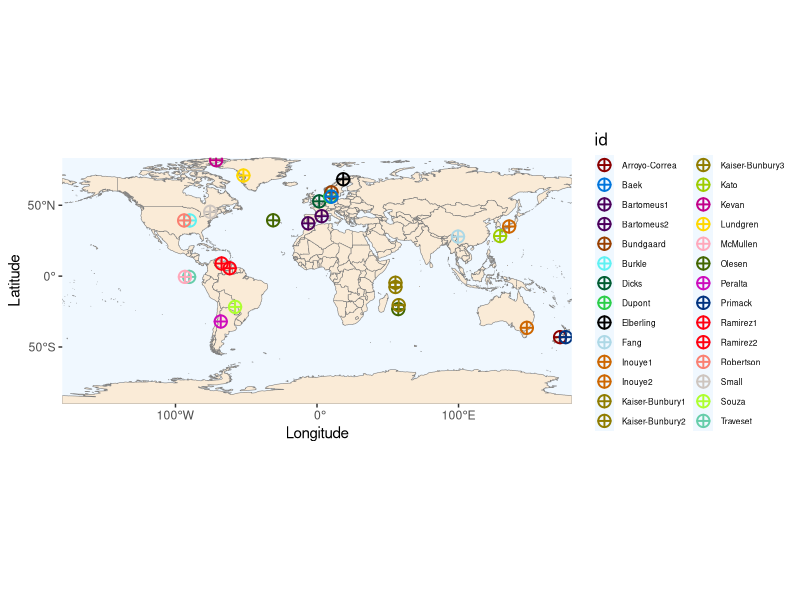

Recreate this plot in R.
## ---- chunk 1


#Create coordinate dataset for plotting

longitude <- c("3.296797",  #1
               "1.575532", #2
               "9.275556", 
               "18.5", #4
               "99.63806", #5
               "148.266667",
               "-52", 
               "-31", "57.43", #8
               "-75.5", #9
               "-57.885", #10
               "55.447778",
               "-6.16895", #12bart
               "55.43333", #13
               "57.733333",
               "-68.015892", #15
               "-89.8968771",
               "171.756111",
               "10.233333",
               "-90.35",
               "-93.8968771",#Robertson
               "-67.4292900",
               "-61.71666666666667",
               "175.756111",
               "-71.3",
               "129.387359", #Kevan
               "135.75385",
               "-93.35",
               "10.219072")  

latitude <- c("42.315336", #1
              "52.762395", #2
              "56.0725",
              "68.35", #4
              "27.90139", #5
              "-36.45", #6
              "71", #7
              "39.4", "-23.25", #8 #modified for visibility of ovelapping
              "45.4", #9
              "-21.701111", #10
              "-7.67",#11 #modified for visibility of ovelapping
              "37.234966", #12bart
              "-4.666667", #13
              "-20.4538",
              "-32.008985", #15
              "39.278958",
              "-43.035889",
              "59.066667",#18 #modified for visibility of ovelapping
              "-0.533333",
              "39.278958", #Robertson 
              "8.9241600",
              "5.5833333",
              "-43.035889",
              "81.8166667",
              "28.288661", #Kevan 
              "35.02107",
              "-0.533333",
              "56.069108") 

id <- c("Bartomeus1", #1
        "Dicks", #2
        "Dupont", 
        "Elberling", #4
        "Fang", #5
        "Inouye1", #6
        "Lundgren", #7
        "Olesen", "Olesen", #8
        "Small", #9
        "Souza", #10
        "Kaiser-Bunbury1", #
        "Bartomeus2", #12
        "Kaiser-Bunbury2", #13
        "Kaiser-Bunbury3", #14
        "Peralta", #15
        "Burkle",
        "Arroyo-Correa",
        "Bundgaard",
        "Traveset",
        "Robertson",
        "Ramirez1",
        "Ramirez2",
        "Primack",
        "Kevan",
        "Kato",
        "Inouye2",
        "McMullen",
        "Baek")

d <- data.frame(longitude, latitude, id)

library("ggplot2")
library("sf")
library("rnaturalearth")
library("rnaturalearthdata")

world <- ne_countries(scale = "medium", returnclass = "sf")
class(world)

d$longitude <- as.numeric(d$longitude)
d$latitude <- as.numeric(d$latitude)

sf::sf_use_s2(FALSE)

#these colors come from the library(pals)- labs = c('alphabet')


colors <- c("red4", "#0075DC", "#4C005C", "#4C005C", "#993F00",  "#5EF1F2", 
        "#005C31", "#2BCE48", "black", "lightblue", "darkorange3", "darkorange3","#8F7C00",
        "#8F7C00","#8F7C00", "#9DCC00", "#C20088", "gold1","#FFA8BB","#426600","94FFB5","#003380",  
         "#FF0010","#FF0010", "salmon", "seashell3","greenyellow","mediumaquamarine")

set.seed(12)
ggplot(data = world) +
  geom_sf(fill="antiquewhite", color="grey49") +
  xlab("Longitude") + ylab("Latitude") +
  geom_point(data=d , aes(longitude,latitude,  color=id),  shape=10,
           size = 3.5, stroke=1)+ 
  theme(panel.grid.major = element_line(color = gray(.5), 
linetype = "dashed", size = 0), panel.background = element_rect(fill = "aliceblue"))+
  coord_sf(expand = FALSE) +  scale_y_continuous(breaks = c(-50,0, 50)) +
  scale_x_continuous(breaks = c(-100,0, 100)) +
  theme(legend.key.size = unit(0.5, 'cm'), legend.text = element_text(size=6),
         legend.title = element_text(size=12))+
  scale_colour_discrete(name = "Study \n locations") +   scale_colour_manual(
    values = colors)
  
